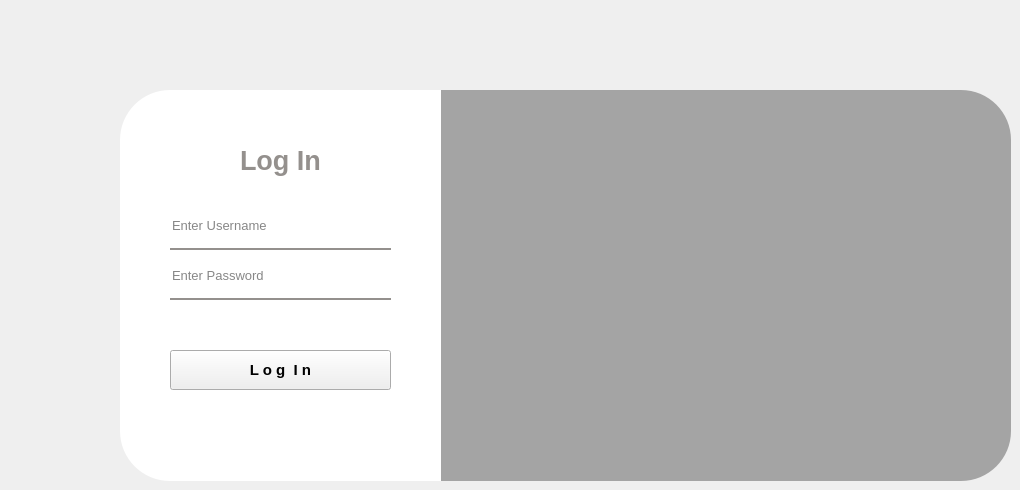
    <widget class="QWidget" name="LoginPage">
     <widget class="QLabel" name="label_30">
      <property name="geometry">
       <rect>
        <x>390</x>
        <y>90</y>
        <width>621</width>
        <height>391</height>
       </rect>
      </property>
      <property name="styleSheet">
       <string notr="true">border-image: url(:/gif /gifsample.gif);
border-top-right-radius: 50px;
border-bottom-right-radius: 50px;</string>
      </property>
      <property name="text">
       <string/>
      </property>
     </widget>
     <widget class="QLabel" name="label_31">
      <property name="geometry">
       <rect>
        <x>390</x>
        <y>90</y>
        <width>621</width>
        <height>391</height>
       </rect>
      </property>
      <property name="styleSheet">
       <string notr="true">background-color:rgba(0, 0, 0, 80);
border-image: url(:/gif/gifsample.gif);
border-top-right-radius: 50px;
border-bottom-right-radius: 50px;</string>
      </property>
      <property name="text">
       <string/>
      </property>
     </widget>
     <widget class="QLabel" name="label_32">
      <property name="geometry">
       <rect>
        <x>120</x>
        <y>90</y>
        <width>321</width>
        <height>391</height>
       </rect>
      </property>
      <property name="styleSheet">
       <string notr="true">background-color:rgba(255, 255, 255, 255);
border-top-left-radius: 50px;
border-bottom-left-radius: 50px;</string>
      </property>
      <property name="text">
       <string/>
      </property>
     </widget>
     <widget class="QLabel" name="label_33">
      <property name="geometry">
       <rect>
        <x>240</x>
        <y>140</y>
        <width>101</width>
        <height>40</height>
       </rect>
      </property>
      <property name="font">
       <font>
        <pointsize>20</pointsize>
        <bold>true</bold>
       </font>
      </property>
      <property name="styleSheet">
       <string notr="true">color: #94908D;</string>
      </property>
      <property name="text">
       <string>Log In</string>
      </property>
     </widget>
     <widget class="QLineEdit" name="lineEdit">
      <property name="geometry">
       <rect>
        <x>170</x>
        <y>210</y>
        <width>221</width>
        <height>40</height>
       </rect>
      </property>
      <property name="font">
       <font>
        <pointsize>10</pointsize>
       </font>
      </property>
      <property name="styleSheet">
       <string notr="true">background-color:rgba(0, 0, 0, 0);
border:none;
border-bottom:2px solid #94908D;
color:rgba(0, 0, 0, 240);
padding-bottom: 7px</string>
      </property>
      <property name="placeholderText">
       <string>Enter Username</string>
      </property>
     </widget>
     <widget class="QLineEdit" name="lineEdit_2">
      <property name="geometry">
       <rect>
        <x>170</x>
        <y>260</y>
        <width>221</width>
        <height>40</height>
       </rect>
      </property>
      <property name="font">
       <font>
        <pointsize>10</pointsize>
       </font>
      </property>
      <property name="styleSheet">
       <string notr="true">background-color:rgba(0, 0, 0, 0);
border:none;
border-bottom:2px solid #94908D;
color:rgba(0, 0, 0, 240);
padding-bottom: 7px</string>
      </property>
      <property name="echoMode">
       <enum>QLineEdit::Password</enum>
      </property>
      <property name="placeholderText">
       <string>Enter Password</string>
      </property>
     </widget>
     <widget class="QPushButton" name="LoginpushButton">
      <property name="geometry">
       <rect>
        <x>170</x>
        <y>350</y>
        <width>221</width>
        <height>40</height>
       </rect>
      </property>
      <property name="font">
       <font>
        <pointsize>11</pointsize>
        <bold>true</bold>
       </font>
      </property>
      <property name="text">
       <string>L o g  I n</string>
      </property>
     </widget>
    </widget>
